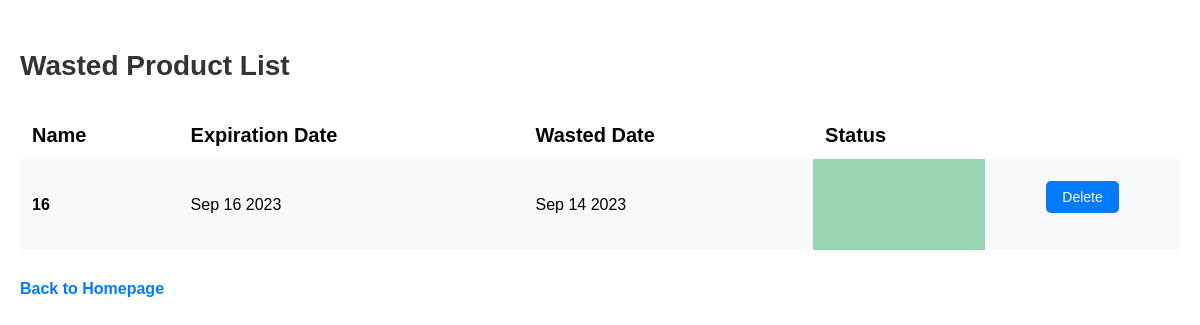
The app's page /wasted_product_list with its own data.
### app.py (models this page shows, shortened)
class Product(db.Model):
    id = db.Column(db.Integer, primary_key=True)
    product_name = db.Column(db.String(200), nullable=False)
    date_created = db.Column(
        db.DateTime, default=lambda: datetime.now(pt_timezone))
    date_wasted = db.Column(
        db.DateTime, default=lambda: datetime.now(pt_timezone))
    expiration_date = db.Column(db.Date)
    expiration_status = db.Column(db.Boolean, default=False)
    wasted_status = db.Column(db.Boolean, default=False)
    location = db.Column(db.String(200), nullable=False)
    barcode_id = db.Column(db.Integer, db.ForeignKey('barcode.id'))
    barcode = db.relationship('Barcode', back_populates='products')

### app.py (the view)
@app.route('/wasted_product_list', methods=['GET', 'POST'])
def wasted_product_list():
    products = Product.query.filter_by(
        wasted_status=True).order_by(Product.date_created).all()
    return render_template("wasted_product_list.html", products=products)

### templates/wasted_product_list.html (shortened to what this page needs)
{% extends 'base.html' %}
{% block body %}
<div class="content">
    <h1 class="headline">Wasted Product List</h1>
    {% if products|length < 1 %} <h4 class="no-products-msg">There are no products. Create one below!</h4>
        {% else %}
        <table class="desktop">
            <tr>
                <td class="attribute-label">Name</th>
                <td class="attribute-label">Expiration Date</th>
                <td class="attribute-label">Wasted Date</th>
                <td class="attribute-label">Status</th>
            </tr>
            {% for product in products %}
            <tr>
                <td class="product product-name">{{ product.product_name }}</td>
                <td class="product expiration-date">{{ product.expiration_date.strftime('%b %d %Y') }}</td>
                {% if product.date_wasted != None %}
                <td class="product wasted-date">{{ product.date_wasted.strftime('%b %d %Y') }}</td>
                {% endif %}
                <td class="product expiration-status" data-product-id="{{ product.id }}"></td>
                <td class="button-container">
                    <button class="delete-button" data-product-id="{{ product.id }}">Delete</button>
                </td>
            </tr>
            {% endfor %}
        </table>
        {% endif %}
        <a class="homepage-link" href="/">Back to Homepage</a>
</div>
{% endblock %}

### static/css/main.css (style rules this page uses)
body { font-family: 'Arial', sans-serif; margin: 0 auto; }
.content { max-width: 1200px; padding: 20px; margin: 0 auto; }
h1.headline { font-size: 28px; color: #333; margin: 30px 0; }
.product-name { font-weight: bold; }
.expiration-status { color: #3cb371; }
.button-container { display: flex; margin: 10px 0 25px 0; }
.homepage-link, .wasted-products-link, .generate-recipe-link { display: block; color: #007bff; text-decoration: none; font-weight: bold; margin: 30px 0; }
button { background-color: #007bff; color: #fff; border: none; padding: 8px 16px; font-size: 14px; border-radius: 5px; cursor: pointer; margin-right: 5px; width: 100%; }
button:last-child { margin-right: 0; }
.product, .attribute-label { width: 100%; }
.desktop { display: none; }
@media (min-width: 768px) { .desktop { display: table; } }
@media (min-width: 768px) { .product, .attribute-label { width: auto; } }
@media (min-width: 768px) { table { width: 100%; border-collapse: collapse; margin-top: 20px; } }
@media (min-width: 768px) { th, td { padding: 12px; } }
@media (min-width: 768px) { tr:nth-child(even) { background-color: #f8f9fa; } }
@media (min-width: 768px) { button { width: auto; } }
@media (min-width: 768px) { .button-container { text-align: center; display: block; } }
@media (min-width: 768px) { .attribute-label { font-size: 20px; font-weight: bold; } }
@media (min-width: 768px) { .expiration-status { color: #000; background: rgba(60, 179, 113, 0.5); } }

### records on screen
Product: product_name "16", expiration_date "Sep 16 2023", date_wasted "Sep 14 2023"
